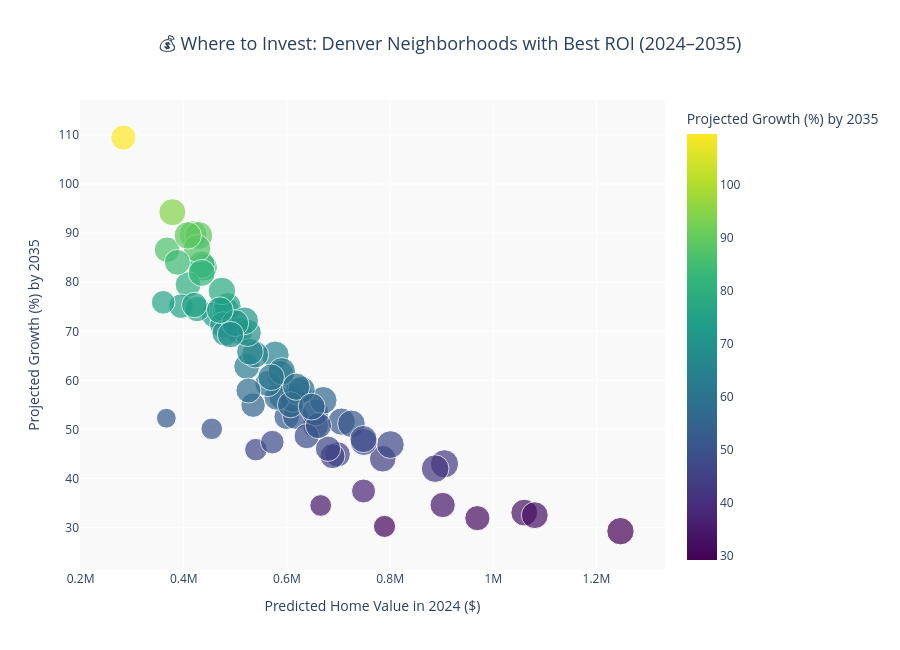

Write notebook code for a chart like this one.
### Code cell
import plotly.express as px

# Create a copy of your best investment opportunities
investment_df["Dollar Growth"] = investment_df["Growth ($)"]
investment_df["Percent Growth"] = investment_df["Growth (%)"]
investment_df["2024 Value"] = investment_df["Predicted Home Value_2024"]

# Interactive scatter plot
fig = px.scatter(
    investment_df,
    x="2024 Value",
    y="Percent Growth",
    size="Dollar Growth",
    color="Percent Growth",
    hover_name="Neighborhood",
    hover_data={
        "2024 Value": ":$,",
        "Percent Growth": ":.1f",
        "Dollar Growth": ":$,"
    },
    color_continuous_scale="Viridis",
    title="💰 Where to Invest: Denver Neighborhoods with Best ROI (2024–2035)",
    labels={
        "2024 Value": "Predicted Home Value in 2024 ($)",
        "Percent Growth": "Projected Growth (%) by 2035"
    },
    height=650
)

fig.update_layout(
    title_font=dict(size=18),
    title_x=0.5,
    plot_bgcolor="#f9f9f9"
)

fig.show()

### Figure 1 — Plotly figure (JSON) as saved in the notebook; plotly's stock layout.template omitted (floating-point values rounded to 4 significant figures)
{"data": [{"customdata": [[364254], [332962], [293656], [363043], [315187], [376315], [227664], [350336], [337269], [334587], [324725], [375000], [327982], [351286], [296480], [351340], [317535], [309231], [364129], [324473], [350122], [313649], [345870], [364667], [191488], [383983], [356294], [359749], [318438], [357470], [355733], [347751], [364013], [365020], [343756], [280291], [370099], [328239], [359124], [339221], [373774], [370850], [334225], [375575], [374852], [364993], [355360], [364760], [247623], [389168], [325661], [271007], [311961], [359458], [334217], [372755], [345218], [306615], [273371], [334036], [370717], [310386], [229550], [238534], [358005], [340160], [316906], [356128], [365044], [313062], [335651], [362876], [354147], [309674], [349265], [304318]], "hovertemplate": "<b>%{hovertext}</b><br><br>Predicted Home Value in 2024 ($)=%{x:$,}<br>Projected Growth (%) by 2035=%{marker.color:.1f}<br>Dollar Growth=%{customdata[0]:$,}<extra></extra>", "hovertext": ["Montbello", "Montclair", "Skyland", "Indian Creek", "Hale", "Fort Logan", "Berkley", "Hilltop", "Athmar Park", "Baker", "Barnum", "Barnum West", "Bear Valley", "Belcaro", "Capitol Hill", "Central Business District", "Chaffee Park", "Cherry Creek", "City Park", "City Park West", "Civic Center", "Congress Park", "Cory - Merrill", "Country Club", "Denver International Airport", "East Colfax", "Elyria Swansea", "Five Points", "Globeville", "Goldsmith", "Hampden", "Hampden South", "Harvey Park", "Harvey Park South", "Jefferson Park", "Lowry Field", "Mar Lee", "North Capitol Hill", "North Park Hill", "Northeast Park Hill", "Overland", "Platt Park", "Regis", "South Park Hill", "Southmoor Park", "Speer", "Union Station", "University", "University Hills", "University Park", "Villa Park", "Virginia Village", "Washington Park", "Washington Park West", "Washington Virginia Vale", "Wellshire", "West Colfax", "West Highland", "Westwood", "Whittier", "Gateway - Green Valley Ranch", "Highland", "Central Park", "Auraria", "Clayton", "Lincoln Park", "College View - South Platte", "Ruby Hill", "Valverde", "Sloan Lake", "Berkeley", "Sunnyside", "Rosedale", "Windsor", "Cheesman Park", "Cole"], "legendgroup": "", "marker": {"color": [83.03, 50.8, 54.95, 83.57, 52.57, 65.18, 50.12, 33.05, 73.36, 56.69, 79.53, 89.73, 62.83, 32.51, 75.12, 65.26, 74.55, 31.91, 51.59, 52.64, 53.45, 44.91, 44.02, 29.25, 52.28, 89.52, 94.28, 61.3, 86.64, 74.24, 70.05, 65.82, 75.1, 69.69, 56.18, 37.45, 86.92, 56.53, 57.72, 71.31, 72.14, 51.15, 59.35, 46.92, 55.93, 61.85, 47.44, 58.05, 45.88, 42.98, 84.06, 47.41, 34.59, 48.03, 69.64, 42.01, 60.63, 44.55, 75.91, 55.04, 78.23, 48.63, 34.5, 30.23, 71.67, 69.33, 75.36, 81.91, 89.54, 46.06, 50.78, 58.71, 54.65, 109.5, 74.3, 57.93], "coloraxis": "coloraxis", "size": [364254, 332962, 293656, 363043, 315187, 376315, 227664, 350336, 337269, 334587, 324725, 375000, 327982, 351286, 296480, 351340, 317535, 309231, 364129, 324473, 350122, 313649, 345870, 364667, 191488, 383983, 356294, 359749, 318438, 357470, 355733, 347751, 364013, 365020, 343756, 280291, 370099, 328239, 359124, 339221, 373774, 370850, 334225, 375575, 374852, 364993, 355360, 364760, 247623, 389168, 325661, 271007, 311961, 359458, 334217, 372755, 345218, 306615, 273371, 334036, 370717, 310386, 229550, 238534, 358005, 340160, 316906, 356128, 365044, 313062, 335651, 362876, 354147, 309674, 349265, 304318], "sizemode": "area", "sizeref": 972.9, "symbol": "circle"}, "mode": "markers", "name": "", "orientation": "v", "showlegend": false, "type": "scatter", "x": [438689, 655483, 534385, 434438, 599506, 577313, 454233, 1060096, 459750, 590254, 408299, 417926, 522046, 1080505, 394675, 538355, 425960, 969215, 705855, 616389, 655054, 698353, 785668, 1246595, 366244, 428954, 377906, 586875, 367550, 481488, 507846, 528321, 484719, 523788, 611835, 748477, 425788, 580598, 622167, 475708, 518100, 725040, 563186, 800536, 670272, 590115, 749057, 628330, 539749, 905392, 387402, 571625, 901876, 748329, 479898, 887330, 569388, 688229, 360114, 606948, 473905, 638252, 665408, 789173, 499534, 490663, 420538, 434792, 407689, 679656, 660989, 618078, 648049, 282848, 470045, 525334], "xaxis": "x", "y": [83.03, 50.8, 54.95, 83.57, 52.57, 65.18, 50.12, 33.05, 73.36, 56.69, 79.53, 89.73, 62.83, 32.51, 75.12, 65.26, 74.55, 31.91, 51.59, 52.64, 53.45, 44.91, 44.02, 29.25, 52.28, 89.52, 94.28, 61.3, 86.64, 74.24, 70.05, 65.82, 75.1, 69.69, 56.18, 37.45, 86.92, 56.53, 57.72, 71.31, 72.14, 51.15, 59.35, 46.92, 55.93, 61.85, 47.44, 58.05, 45.88, 42.98, 84.06, 47.41, 34.59, 48.03, 69.64, 42.01, 60.63, 44.55, 75.91, 55.04, 78.23, 48.63, 34.5, 30.23, 71.67, 69.33, 75.36, 81.91, 89.54, 46.06, 50.78, 58.71, 54.65, 109.5, 74.3, 57.93], "yaxis": "y"}], "layout": {"coloraxis": {"colorbar": {"title": {"text": "Projected Growth (%) by 2035"}}, "colorscale": [[0, "#440154"], [0.1111, "#482878"], [0.2222, "#3e4989"], [0.3333, "#31688e"], [0.4444, "#26828e"], [0.5556, "#1f9e89"], [0.6667, "#35b779"], [0.7778, "#6ece58"], [0.8889, "#b5de2b"], [1, "#fde725"]]}, "height": 650, "legend": {"itemsizing": "constant", "tracegroupgap": 0}, "plot_bgcolor": "#f9f9f9", "title": {"font": {"size": 18}, "text": "💰 Where to Invest: Denver Neighborhoods with Best ROI (2024–2035)", "x": 0.5}, "xaxis": {"anchor": "y", "domain": [0, 1], "title": {"text": "Predicted Home Value in 2024 ($)"}}, "yaxis": {"anchor": "x", "domain": [0, 1], "title": {"text": "Projected Growth (%) by 2035"}}}}
